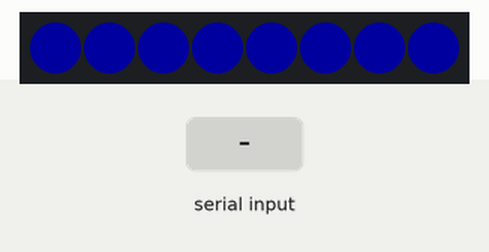
Bench run of a sketch on a simulated Arduino Uno, built with avr-gcc and run on an emulated ATmega328P. Parts: 8 RGB LEDs in strip order, left to right. The test bench sets the inputs (shaded band). Dim RGB values are drawn brighter than linear.

Above: at 1.2 s.
1.3 s: "1\n" received over Serial
At 1.7 s:
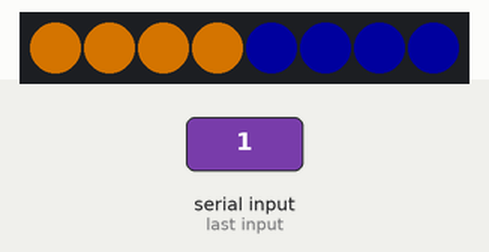
2.8 s: "2\n" received over Serial
At 3.6 s:
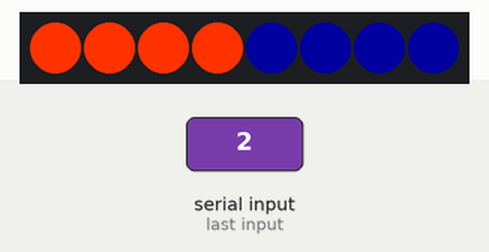
4.3 s: "0\n" received over Serial
At 5.5 s:
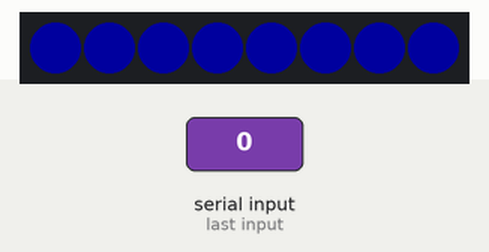
5.8 s: "1,90\n" received over Serial
At 6.4 s:
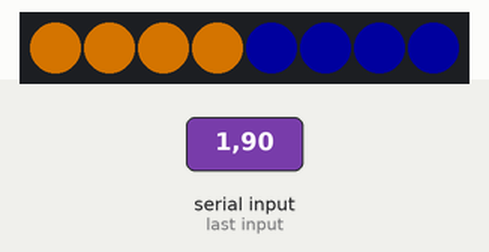
Timing chart, 0 to 8.3 s (numbered marks = the images above; inputs shaded):
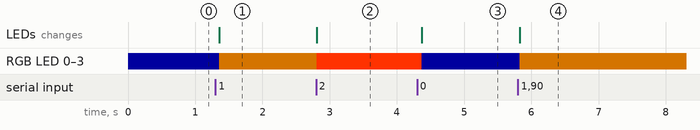

Measured:
- after the input at 1.3 s, RGB LED 0–3: RGB(0, 0, 30) → RGB(128, 70, 0) after 0.06 s; the LEDs: change after 0.06 s (image 1)
- after the input at 2.8 s, RGB LED 0–3: RGB(128, 70, 0) → RGB(255, 50, 0) at once; the LEDs: change at once (image 2)
- after the input at 4.3 s, RGB LED 0–3: RGB(255, 50, 0) → RGB(0, 0, 30) after 0.07 s; the LEDs: change after 0.07 s (image 3)
- after the input at 5.8 s, RGB LED 0–3: RGB(0, 0, 30) → RGB(128, 70, 0) at once; the LEDs: change at once (image 4)

The sketch:

warning_lamp.ino
```cpp
//lighbar sketch for the HackIAA2017
//github.com/RBEGamer

#include <Adafruit_NeoPixel.h>
#ifdef __AVR__
  #include <avr/power.h>
#endif
#define PIN            4
#define NUMPIXELS      8


Adafruit_NeoPixel pixels = Adafruit_NeoPixel(NUMPIXELS, PIN, NEO_GRB + NEO_KHZ800);


void setup() {
  Serial.begin(115200);
  pixels.begin(); // This initializes the NeoPixel library.
}


String getValue(String data, char separator, int index)
{
  int found = 0;
  int strIndex[] = {
    0, -1  };
  int maxIndex = data.length()-1;
  for(int i=0; i<=maxIndex && found<=index; i++){
    if(data.charAt(i)==separator || i==maxIndex){
      found++;
      strIndex[0] = strIndex[1]+1;
      strIndex[1] = (i == maxIndex) ? i+1 : i;
    }
  }
  return found>index ? data.substring(strIndex[0], strIndex[1]) : "";
}

String str = "";
int v1 = 0;
int v2 = 0;
void loop() {


if(Serial.available() > 0)
    {
        str = Serial.readStringUntil('\n');

        v1 = getValue(str,'_',0).toInt();
        v2 = getValue(str,'_',1).toInt();
    }

    if(v1 == 0){
  for(int i=0;i<4;i++){
    // pixels.Color takes RGB values, from 0,0,0 up to 255,255,255
    pixels.setPixelColor(i, pixels.Color(0,0,30)); // Moderately bright green color.
    pixels.show(); // This sends the updated pixel color to the hardware.
  }
    }

        if(v1 == 1){
  for(int i=0;i<4;i++){
    // pixels.Color takes RGB values, from 0,0,0 up to 255,255,255
    pixels.setPixelColor(i, pixels.Color(128,70,0)); // Moderately bright green color.
    pixels.show(); // This sends the updated pixel color to the hardware.
  }
    }

            if(v1 == 2){
  for(int i=0;i<4;i++){
    // pixels.Color takes RGB values, from 0,0,0 up to 255,255,255
    pixels.setPixelColor(i, pixels.Color(255,50,0)); // Moderately bright green color.
    pixels.show(); // This sends the updated pixel color to the hardware.
  }
    }

                if(v1 == 3){
  for(int i=0;i<4;i++){
    // pixels.Color takes RGB values, from 0,0,0 up to 255,255,255
    pixels.setPixelColor(i, pixels.Color(255,0,0)); // Moderately bright green color.
    pixels.show(); // This sends the updated pixel color to the hardware.
  }
    }


        if(v2 == 0){
  for(int i=4;i<8;i++){
    // pixels.Color takes RGB values, from 0,0,0 up to 255,255,255
    pixels.setPixelColor(i, pixels.Color(0,0,30)); // Moderately bright green color.
    pixels.show(); // This sends the updated pixel color to the hardware.
  }
    }

        if(v2 == 1){
  for(int i=4;i<8;i++){
    // pixels.Color takes RGB values, from 0,0,0 up to 255,255,255
    pixels.setPixelColor(i, pixels.Color(128,70,0)); // Moderately bright green color.
    pixels.show(); // This sends the updated pixel color to the hardware.
  }
    }

            if(v2 == 2){
  for(int i=4;i<8;i++){
    // pixels.Color takes RGB values, from 0,0,0 up to 255,255,255
    pixels.setPixelColor(i, pixels.Color(255,50,0)); // Moderately bright green color.
    pixels.show(); // This sends the updated pixel color to the hardware.
  }
    }

                if(v2 == 3){
  for(int i=4;i<8;i++){
    // pixels.Color takes RGB values, from 0,0,0 up to 255,255,255
    pixels.setPixelColor(i, pixels.Color(255,0,0)); // Moderately bright green color.
    pixels.show(); // This sends the updated pixel color to the hardware.
  }
    }
   delay(100); // Delay for a period of time (in milliseconds).
}
```
